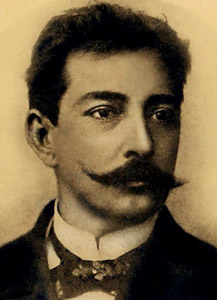
#> input picture src/art/sources/aluisio-azevedo.jpg, 217 x 300 px
$ python portraits.py
#> lines starting #> are read from the running program, lines starting #| are printed output that depends on the picture
### src/tools/art.py
#!/usr/bin/env python3
"""Draws the game's source images in src/art/*.png: 160 × 88 px (20 × 11 tiles), in the 8
digital colors of the PV-1000.

The images are made by code, with simple shapes, screens aligned to the grid and
flat areas, to use few distinct tiles. Fitting them into the ROM's tile
budget is the job of src/tools/tiles.py.

Color rule: YELLOW is reserved for ending FA1 (maos). The flames and the light in the
other screens are red and white.

Usage:  python3 src/tools/art.py [name ...]      (no names: draws them all)
"""
import math
import sys
from pathlib import Path

import numpy as np
from PIL import Image, ImageDraw

IW, IH = 160, 88
# index = PV-1000 bits: 1 red, 2 green, 4 blue
K, R, G, Y, B, M, C, W = range(8)
RGB = [(0, 0, 0), (255, 0, 0), (0, 255, 0), (255, 255, 0),
       (0, 0, 255), (255, 0, 255), (0, 255, 255), (255, 255, 255)]

_yy, _xx = np.mgrid[0:IH, 0:IW]
PATTERNS = {
    "solid": np.ones((IH, IW), bool),
    "checker": (_xx + _yy) % 2 == 0,                # 50%
    "sparse": (_xx % 2 == 0) & (_yy % 2 == 0),      # 25%
    "rare": (_xx % 4 == 0) & (_yy % 4 == 2),        # 6%
    "rows": _yy % 2 == 0,
    "cols": _xx % 2 == 0,
    "weave": ((_xx + 2 * (_yy // 2)) % 4 == 0) & (_yy % 2 == 0),  # 12%
}


class Canvas:
    def __init__(self, background=K):
        self.a = np.full((IH, IW), background, np.uint8)

    # [12 lines left out: functions _mask, paint, not called in this run]

    def rect(self, x0, y0, x1, y1, color, pattern="solid", background=None):
        self.paint(self._mask(lambda d: d.rectangle((x0, y0, x1, y1), fill=255)), color, pattern, background)

    def poly(self, pts, color, pattern="solid", background=None):
        self.paint(self._mask(lambda d: d.polygon(pts, fill=255)), color, pattern, background)

    def ellipse(self, x0, y0, x1, y1, color, pattern="solid", background=None):
        self.paint(self._mask(lambda d: d.ellipse((x0, y0, x1, y1), fill=255)), color, pattern, background)

    def ring(self, x0, y0, x1, y1, color, width=1):
        self.paint(self._mask(lambda d: d.ellipse((x0, y0, x1, y1), outline=255, width=width)), color)

    def line(self, pts, color, width=1):
        self.paint(self._mask(lambda d: d.line(pts, fill=255, width=width)), color)

    def frame(self, x0, y0, x1, y1, color, width=1):
        self.paint(self._mask(lambda d: d.rectangle((x0, y0, x1, y1), outline=255, width=width)), color)

    def px(self, x, y, color):
        if 0 <= x < IW and 0 <= y < IH:
            self.a[y, x] = color

    # [467 lines left out: functions save, flame, quarto, janela, escada, rua and 13 more, not called in this run]


def portrait(width=8, height=11, levels=(0, 0.33, 0.75, 1), colors=None, dither=True, row=0):
    """The portrait of Aluísio Azevedo, converted from the photograph in
    src/art/sources/aluisio-azevedo.jpg (source: Academia Brasileira de Letras,
    academia.org.br), in `width` x `height` tiles in the middle of the image area, starting at
    tile row `row`; the rest stays black. `levels`: brightness of each tone (0 to 1), in the
    order of `colors`. Used by autor() and by src/tools/portraits.py (the reduced versions)."""
    from PIL import ImageEnhance, ImageOps
    colors = colors or [K, R, Y, W]
    w, h = width * 8, height * 8
    photo = Image.open(Path(__file__).resolve().parent.parent / "art" / "sources" / "aluisio-azevedo.jpg")
    g = ImageOps.autocontrast(photo.convert("L"), cutoff=2).resize((w, h), Image.LANCZOS)
    g = np.array(ImageEnhance.Contrast(g).enhance(1.3), float) / 255
    levels = np.array(levels)
    bayer = np.array([[0, 2], [3, 1]]) / 4 - 0.375
    x0, y0 = (20 - width) // 2 * 8, row * 8
    t = Canvas()
    for y in range(h):
        for x in range(w):
            v = g[y, x] + (bayer[y % 2, x % 2] / (len(levels) - 1) if dither else 0)
            t.a[y0 + y, x0 + x] = colors[int(np.abs(levels - v).argmin())]
    return t


# [5 lines left out: function autor, not called in this run]


# the function names are the image IDs (src/art/<name>.png)
SCENES = {f.__name__: f for f in (quarto, janela, escada, rua, igreja, botica, laura_casa,
                                   laura, sala, maos, bonde, cais, mata, gruta, manuscrito,
                                   abertura, fim, autor)}


# [6 lines left out: function main, not called in this run]


# [2 lines that do not run on import are left out]

### src/tools/font.py
"""The game's 5×7 font, as PV-1000 tiles (imported by src/tools/tiles.py).

The same drawings as the controller test ROM (../pv-1000_control_test_rom), plus the
letters that were missing (J, K, Q, Z), punctuation and the Portuguese accented capitals.

Tile codes:
  0x20–0x5F  ASCII (capitals only), white text;
  0x02–0x0C  Portuguese accented capitals (ACCENTS): accent on 2 rows, 1 row of spacing
             and the letter shrunk to 4 rows (LOWERED), with its baseline level with the others;
             Á is 0x19;
  0x0D–0x10  Spanish: Ñ Ü ¿ ¡ (EXTRAS);
  0x11–0x17  interface (UI): separator, humanity bar, cursor, "more", heart;
  0x18       em dash (—), as wide as the tile;
  0x1A–0x1D  free.
Tile 0x01 is left out: in bank 0 it holds the interrupt vector (0x0038).
Bytes 0x1E and 0x1F also serve, in the ROM text, as "new line" and "new page"
(they are never written to the screen).
Tiles 0x02–0x5F sit together in the ROM, from 0x0040 to 0x0BFF of each bank.
"""

FONT = {
    " ": [], "-": ["", "", "", "#####"], ":": ["", "##", "##", "", "##", "##"],
    ".": ["", "", "", "", "", "##", "##"], ",": ["", "", "", "", "", " ##", " ##", "##"],
    ";": ["", "##", "##", "", "", " ##", " ##", "##"],
    "!": ["  #  ", "  #  ", "  #  ", "  #  ", "  #  ", "", "  #  "],
    "?": [" ### ", "#   #", "    #", "   # ", "  #  ", "", "  #  "],
    "/": ["    #", "    #", "   # ", "  #  ", " #   ", "#    ", "#    "],
    "'": ["  #  ", "  #  ", " #   "], '"': [" # # ", " # # "],
    "(": ["   # ", "  #  ", " #   ", " #   ", " #   ", "  #  ", "   # "],
    ")": [" #   ", "  #  ", "   # ", "   # ", "   # ", "  #  ", " #   "],
    "<": ["   # ", "  #  ", " #   ", "#    ", " #   ", "  #  ", "   # "],
    ">": [" #   ", "  #  ", "   # ", "    #", "   # ", "  #  ", " #   "],
    "0": [" ### ", "#   #", "#  ##", "# # #", "##  #", "#   #", " ### "],
    "1": ["  #  ", " ##  ", "  #  ", "  #  ", "  #  ", "  #  ", " ### "],
    "2": [" ### ", "#   #", "    #", "   # ", "  #  ", " #   ", "#####"],
    "3": ["#####", "   # ", "  #  ", "   # ", "    #", "#   #", " ### "],
    "4": ["   # ", "  ## ", " # # ", "#  # ", "#####", "   # ", "   # "],
    "5": ["#####", "#    ", "#### ", "    #", "    #", "#   #", " ### "],
    "6": ["  ## ", " #   ", "#    ", "#### ", "#   #", "#   #", " ### "],
    "7": ["#####", "    #", "   # ", "  #  ", " #   ", " #   ", " #   "],
    "8": [" ### ", "#   #", "#   #", " ### ", "#   #", "#   #", " ### "],
    "9": [" ### ", "#   #", "#   #", " ####", "    #", "   # ", " ##  "],
    "A": [" ### ", "#   #", "#   #", "#####", "#   #", "#   #", "#   #"],
    "B": ["#### ", "#   #", "#   #", "#### ", "#   #", "#   #", "#### "],
    "C": [" ### ", "#   #", "#    ", "#    ", "#    ", "#   #", " ### "],
    "D": ["#### ", "#   #", "#   #", "#   #", "#   #", "#   #", "#### "],
    "E": ["#####", "#    ", "#    ", "#### ", "#    ", "#    ", "#####"],
    "F": ["#####", "#    ", "#    ", "#### ", "#    ", "#    ", "#    "],
    "G": [" ### ", "#   #", "#    ", "# ###", "#   #", "#   #", " ####"],
    "H": ["#   #", "#   #", "#   #", "#####", "#   #", "#   #", "#   #"],
    "I": [" ### ", "  #  ", "  #  ", "  #  ", "  #  ", "  #  ", " ### "],
    "J": ["  ###", "   # ", "   # ", "   # ", "   # ", "#  # ", " ##  "],
    "K": ["#   #", "#  # ", "# #  ", "##   ", "# #  ", "#  # ", "#   #"],
    "L": ["#    ", "#    ", "#    ", "#    ", "#    ", "#    ", "#####"],
    "M": ["#   #", "## ##", "# # #", "# # #", "#   #", "#   #", "#   #"],
    "N": ["#   #", "##  #", "# # #", "#  ##", "#   #", "#   #", "#   #"],
    "O": [" ### ", "#   #", "#   #", "#   #", "#   #", "#   #", " ### "],
    "P": ["#### ", "#   #", "#   #", "#### ", "#    ", "#    ", "#    "],
    "Q": [" ### ", "#   #", "#   #", "#   #", "# # #", "#  # ", " ## #"],
    "R": ["#### ", "#   #", "#   #", "#### ", "# #  ", "#  # ", "#   #"],
    "S": [" ####", "#    ", "#    ", " ### ", "    #", "    #", "#### "],
    "T": ["#####", "  #  ", "  #  ", "  #  ", "  #  ", "  #  ", "  #  "],
    "U": ["#   #", "#   #", "#   #", "#   #", "#   #", "#   #", " ### "],
    "V": ["#   #", "#   #", "#   #", "#   #", "#   #", " # # ", "  #  "],
    "W": ["#   #", "#   #", "#   #", "# # #", "# # #", "## ##", "#   #"],
    "X": ["#   #", "#   #", " # # ", "  #  ", " # # ", "#   #", "#   #"],
    "Y": ["#   #", "#   #", " # # ", "  #  ", "  #  ", "  #  ", "  #  "],
    "Z": ["#####", "    #", "   # ", "  #  ", " #   ", "#    ", "#####"],
}

MARKS = {"´": ["    #", "   # "], "`": [" #   ", "  #  "], "^": ["  #  ", " # # "],
         "~": [" ## #", "# ## "], "¨": [" # # ", ""]}
LOWERED = {  # the accentable letters in 4 rows (leaves room for the accent)
    "A": [" ### ", "#   #", "#####", "#   #"], "E": ["#####", "#### ", "#    ", "#####"],
    "I": [" ### ", "  #  ", "  #  ", " ### "], "O": [" ### ", "#   #", "#   #", " ### "],
    "U": ["#   #", "#   #", "#   #", " ### "], "N": ["#   #", "##  #", "#  ##", "#   #"],
}
ACCENTS = {  # accented letter: (base letter, mark); code = 0x01 + position (Á: 0x19)
    "Á": ("A", "´"), "À": ("A", "`"), "Â": ("A", "^"), "Ã": ("A", "~"),
    "É": ("E", "´"), "Ê": ("E", "^"), "Í": ("I", "´"), "Ó": ("O", "´"),
    "Ô": ("O", "^"), "Õ": ("O", "~"), "Ú": ("U", "´"), "Ç": ("C", ","),
}
ACCENT_CODE = {ch: 0x01 + i for i, ch in enumerate(ACCENTS)} | {"Á": 0x19}

# Spanish: Ñ and Ü built like the accented ones; ¿ and ¡ drawn whole
EXTRAS = {"Ñ": 0x0D, "Ü": 0x0E, "¿": 0x0F, "¡": 0x10}
EXTRA_DRAWING = {
    "¿": ["  #  ", "", "  #  ", " #   ", "#    ", "#   #", " ### "],
    "¡": ["  #  ", "", "  #  ", "  #  ", "  #  ", "  #  ", "  #  "],
}

# interface: code -> (color, 8 rows of 8 columns)
K, R, G, Y, B, M, C, W = range(8)
UI = {
    0x11: (B, ["", "", "", "########"]),                                       # separator
    0x12: (W, ["", " ###### ", " ###### ", " ###### ", " ###### ", " ###### ", " ###### "]),  # full bar
    0x13: (R, ["", " ###### ", " ###### ", " ###### ", " ###### ", " ###### ", " ###### "]),  # full bar, low humanity
    0x14: (B, ["", " ###### ", " #    # ", " #    # ", " #    # ", " #    # ", " ###### "]),  # empty bar
    0x15: (Y, [" #     ", " ##    ", " ###   ", " ####  ", " ###   ", " ##    ", " #     "]),  # cursor
    0x16: (Y, ["", " ##### ", " ##### ", "  ###  ", "  ###  ", "   #   "]),            # more
    0x17: (M, ["", " ## ## ", "#######", "#######", " ##### ", "  ###  ", "   #   "]),    # heart
    0x18: (W, ["", "", "", "########"]),                                       # em dash
}
EM_DASH = 0x18
UI_CODES = {"SEPARATOR": 0x11, "BAR": 0x12, "BAR_LOW": 0x13, "BAR_EMPTY": 0x14,
            "CURSOR": 0x15, "MORE": 0x16, "HEART": 0x17}
NEW_LINE, NEW_PAGE = 0x1E, 0x1F


def rows(ch):
    """The 8 rows (5 columns) of a character, with the accented ones already built."""
    if ch in EXTRA_DRAWING:
        return EXTRA_DRAWING[ch] + [""]
    if ch == "Ñ":
        return MARKS["~"] + [""] + LOWERED["N"] + [""]
    if ch == "Ü":
        return MARKS["¨"] + [""] + LOWERED["U"] + [""]
    if ch in ACCENTS:
        base, mark = ACCENTS[ch]
        g = FONT[base]
        if mark == ",":                          # Ç: the whole letter and the cedilla below
            return g[:6] + [" ### ", "  #  "]
        # mark on rows 0–1, one blank row and the letter in 4 rows, with its baseline
        # level with the others
        return MARKS[mark] + [""] + LOWERED[base] + [""]
    g = FONT.get(ch, [])
    return g + [""] * (8 - len(g))


def pattern(ch, color=7):
    """The tile's 32 bytes: unused plane, red, green, blue (bit 7 = leftmost pixel)."""
    plane = [sum(0x40 >> i for i, c in enumerate(r.ljust(5)) if c == "#") for r in rows(ch)[:8]]
    return [0] * 8 + [b if color & 1 else 0 for b in plane] + \
        [b if color & 2 else 0 for b in plane] + [b if color & 4 else 0 for b in plane]


def ui_pattern(color, drawing):
    plane = [sum(0x80 >> i for i, c in enumerate(r.ljust(8)) if c == "#") for r in (drawing + [""] * 8)[:8]]
    return [0] * 8 + [b if color & 1 else 0 for b in plane] + \
        [b if color & 2 else 0 for b in plane] + [b if color & 4 else 0 for b in plane]


def code(ch):
    if ch in ACCENT_CODE:
        return ACCENT_CODE[ch]
    if ch in EXTRAS:
        return EXTRAS[ch]
    if ch == "—":
        return EM_DASH
    if ch in FONT:                         # only what has a drawing (the rest would come out blank)
        return ord(ch)
    raise ValueError(f"character without a tile: {ch!r}")


def encode(text):
    return [code(ch) for ch in text.upper()]


# [5 lines left out: function free_codes, not called in this run]


def tiles():
    """The patterns of tiles 0x01–0x5F, in order (the ones without a drawing are blank)."""
    by_code = {code(ch): ch for ch in list(FONT) + list(ACCENTS) + list(EXTRAS)}
    out = []
    for c in range(0x01, 0x60):
        if c in UI:
            out.append(ui_pattern(*UI[c]))
        else:
            out.append(pattern(by_code[c]) if c in by_code else [0] * 32)
    return out

### src/tools/tiles.py
#!/usr/bin/env python3
"""Converts src/art/*.png into PV-1000 tiles, within the ROM budget, and writes:

  src/rom/generated/font.asm     tiles 0x01–0x5F of the font (go in both banks)
  src/rom/generated/bank0.asm    the 128 image patterns of bank 0 (tiles 0x60–0xDF)
  src/rom/generated/bank1.asm    same, bank 1
  src/rom/generated/images.asm   gallery: image table and fixed texts
  src/rom/generated/texts.asm    gallery: captions of each image
  src/rom/generated/img_*.asm    the compressed images for the game (src/tools/image_codec.py),
                             spread over the free areas of the ROM

Budget per bank (see docs/technical.pt-BR.md): 224 patterns in ROM, of which 0x01–0x5F are
the font; that leaves 128 (0x60–0xDF) for all the images of the bank. Each image also has
its 32 PCG tiles (0xE0–0xFF), copied to RAM when it comes in.

When the distinct tiles do not fit, the converter:
  1. puts in the PCG the tiles unique to each image that stand out the most from the others;
  2. merges the remaining similar tiles (the least used becomes the closest one) until
     128 fit. The distance compares the pixel colors and also the average of each
     neighborhood, so that a dither pattern looks like the flat color it imitates.

Usage:  python3 src/tools/tiles.py
"""
import sys
from pathlib import Path

import numpy as np
from PIL import Image

sys.path.insert(0, str(Path(__file__).resolve().parent))
import image_codec  # noqa: E402
import font  # noqa: E402

ROOT = Path(__file__).resolve().parent.parent.parent
WIDTH, HEIGHT = 20, 11                # the image, in tiles
FREE_ROM = 128                        # 0x60–0xDF
FIRST_ROM = 0x60
PCG_MAX = 32
RGB = np.array([(0, 0, 0), (255, 0, 0), (0, 255, 0), (255, 255, 0),
                (0, 0, 255), (255, 0, 255), (0, 255, 255), (255, 255, 255)], float)

# gallery order (the story's) and the bank of each image: bank 0 = the room and the
# city, bank 1 = Laura and what comes after
IMAGES = [
    ("quarto", "O QUARTO", 0), ("janela", "A JANELA", 0), ("manuscrito", "O MANUSCRITO", 0),
    ("escada", "A ESCADA", 0), ("rua", "A RUA", 0), ("igreja", "A IGREJA", 0),
    ("botica", "A BOTICA", 0), ("laura_casa", "A CASA DE LAURA", 0),
    ("laura", "LAURA", 1), ("sala", "A SALA", 1), ("maos", "AS MÃOS", 1),
    ("bonde", "O BONDE", 1), ("cais", "O CAIS", 1), ("mata", "A MATA", 1),
    ("gruta", "A GRUTA", 1),
    # fixed screens: title (opening) and ending, the same one for every ending
    ("abertura", "ABERTURA", 1), ("fim", "TELA DE FIM", 1),
    ("autor", "ALUÍSIO AZEVEDO", 1),
]


def read_image(name):
    img = Image.open(ROOT / "src" / "art" / f"{name}.png")
    if img.size != (WIDTH * 8, HEIGHT * 8):
        sys.exit(f"src/art/{name}.png: {img.size}, expected {(WIDTH * 8, HEIGHT * 8)}")
    rgb = np.array(img.convert("RGB"), float)
    idx = ((rgb[..., None, :] - RGB) ** 2).sum(-1).argmin(-1)      # closest color
    return idx.astype(np.uint8)


def cut(idx):
    """The image's 220 tiles, in row order, each one 8 × 8 color indices."""
    return [idx[r * 8:r * 8 + 8, c * 8:c * 8 + 8].copy() for r in range(HEIGHT) for c in range(WIDTH)]


# [32 lines left out: functions tile_bytes, from_bytes, vectors, distances, not called in this run]


def build_bank(names, fixed):
    """Fits the images of one bank. `fixed`: {tile bytes: code} (the font).
    Returns (ROM patterns, {name: (code map, PCG patterns)}, report)."""
    unique, usage = {}, []                        # bytes → id; usage[id] = {name: count}
    positions = {}
    for name in names:
        ids = []
        for t in cut(read_image(name)):
            k = bytes(tile_bytes(t))
            if k not in unique:
                unique[k] = len(unique)
                usage.append({})
            i = unique[k]
            usage[i][name] = usage[i].get(name, 0) + 1
            ids.append(i)
        positions[name] = ids
    keys = list(unique)
    ts = [from_bytes(k) for k in keys]
    n = len(ts)
    is_fixed = np.array([k in fixed for k in keys])
    weight = np.array([sum(u.values()) for u in usage], float)

    # extra fixed targets: the font also serves as a destination for merges (the blank
    # 0x20, mainly), without spending a new pattern
    extras = [k for k in fixed if k not in unique]
    every = ts + [from_bytes(k) for k in extras]
    is_fixed = np.concatenate([is_fixed, np.ones(len(extras), bool)])
    weight = np.concatenate([weight, np.zeros(len(extras))])
    D = distances(vectors(every))
    np.fill_diagonal(D, np.inf)

    # 1. PCG: unique tiles that stand out the most, only as many as needed
    pcg = {name: [] for name in names}
    excess = int((~is_fixed[:n]).sum()) - FREE_ROM
    if excess > 0:
        isolation = D[:n].min(1) * weight[:n]
        candidates = sorted((i for i in range(n) if not is_fixed[i] and len(usage[i]) == 1),
                            key=lambda i: -isolation[i])
        for i in candidates:
            if excess <= 0:
                break
            name = next(iter(usage[i]))
            if len(pcg[name]) < PCG_MAX:
                pcg[name].append(i)
                excess -= 1
    in_pcg = {i for ids in pcg.values() for i in ids}

    # 2. merge similar ones until they fit
    active = np.array([i not in in_pcg for i in range(len(every))])
    target = list(range(len(every)))
    error = 0.0
    while int((active & ~is_fixed).sum()) > FREE_ROM:
        removable = active & ~is_fixed
        with np.errstate(invalid="ignore"):
            cost = D * weight[:, None]
        cost[~removable, :] = np.inf
        cost[:, ~active] = np.inf
        a, b = divmod(int(cost.argmin()), len(every))
        error += cost[a, b]
        target[a] = b
        weight[b] += weight[a]
        active[a] = False

    # [4 lines left out: function final, not called in this run]

    rom = [i for i in range(n) if active[i] and not is_fixed[i]]
    rom_code = {i: FIRST_ROM + k for k, i in enumerate(rom)}
    patterns = [list(keys[i]) for i in rom]
    result = {}
    for name in names:
        pcg_code = {i: 0xE0 + k for k, i in enumerate(pcg[name])}
        tilemap = []
        for i in positions[name]:
            if i in pcg_code:
                tilemap.append(pcg_code[i])
                continue
            f = final(i)
            k = bytes(tile_bytes(every[f]))
            tilemap.append(fixed[k] if k in fixed else rom_code[f])
        result[name] = (tilemap, [list(keys[i]) for i in pcg[name]])
    report = {"distinct": n, "rom": len(rom), "pcg": len(in_pcg), "merges": int((~active).sum()) - len(in_pcg)}
    return patterns, result, report


# [13 lines left out: function draw, not called in this run]


def db(values, per_line=16):
    return ["    db " + ",".join(f"0x{v:02X}" for v in values[i:i + per_line])
            for i in range(0, len(values), per_line)]


# [73 lines left out: function main, not called in this run]


# free areas of the game ROM for the image data (the rest goes in the main area, 0x4000+)
AREAS = [("img_1c00", 0x1C00, 0x2000), ("img_3c00", 0x3C00, 0x4000)]


# [45 lines left out: function game_images, not called in this run]

# [2 lines that do not run on import are left out]

### src/tools/portraits.py
#!/usr/bin/env python3
"""Test ROM with the author's portrait in several versions (the current one and reduced ones), to
pick one that uses less space: build/portraits.bin.

Uses the gallery program (src/rom/gallery.asm): Fire 1 (or →) moves forward, Fire 2 (or ←)
moves back. Below each version is shown how much it would cost INSIDE THE GAME: the count is
done on the real bank 1, with its other images, swapping only the portrait.

The files go to build/portraits/generated/ (the game and the gallery are not touched).

Usage:  python3 src/tools/portraits.py      (or: make portraits)
"""
import subprocess
import sys
from pathlib import Path

import numpy as np

sys.path.insert(0, str(Path(__file__).resolve().parent))
import art  # noqa: E402
import image_codec  # noqa: E402
import font  # noqa: E402
import tiles  # noqa: E402
from art import B, K, R, W, Y  # noqa: E402

ROOT = Path(__file__).resolve().parent.parent.parent
OUTPUT = ROOT / "build" / "portraits" / "generated"
SEPIA4 = dict(levels=(0, 0.33, 0.75, 1), colors=[K, R, Y, W])
VERSIONS = [  # (name on screen, parameters of art.portrait)
    ("ATUAL", dict(**SEPIA4)),
    ("SÉPIA SEM PONTILHADO", dict(**SEPIA4, dither=False)),
    ("SÉPIA EM 3 TONS", dict(levels=(0, 0.45, 1), colors=[K, R, Y])),
    ("3 TONS COM BRANCO", dict(levels=(0, 0.45, 1), colors=[K, R, W])),
    ("PRETO E BRANCO", dict(levels=(0, 1), colors=[K, W])),
    ("PRETO E BRANCO LISO", dict(levels=(0, 1), colors=[K, W], dither=False)),
    ("MENOR (6 X 8)", dict(**SEPIA4, width=6, height=8, row=1)),
    ("MENOR SEM PONTILHADO", dict(**SEPIA4, width=6, height=8, row=1, dither=False)),
    ("MENOR PRETO E BRANCO", dict(levels=(0, 1), colors=[K, W], width=6, height=8, row=1)),
]


def font_fixed():
    f = {}
    for c, b in sorted(enumerate(font.tiles(), start=1), key=lambda cb: (cb[0] < 0x20, cb[0])):
        f.setdefault(bytes(b), c)
    return f


def main():
    fixed = font_fixed()
    drawings = {f"v{i}": art.portrait(**p).a for i, (_, p) in enumerate(VERSIONS)}
#> in portrait, photo is the input picture: PIL image 217x300 RGB; mean R, G, B 114.5, 96.3, 66.2
#> in portrait, `g = ImageOps.autocontrast(photo.convert("L"), cutoff=2).resize((w, h),..`:
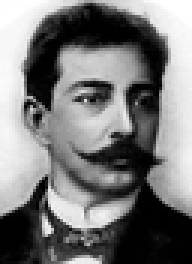
#> g: PIL image 64x88 L (shown 3 times larger); min 0, max 255, mean 121.2
#> in portrait, `g = np.array(ImageEnhance.Contrast(g).enhance(1.3), float) / 255`:
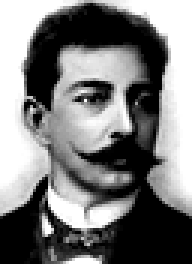
#> g: shape (88, 64) float64 (shown 3 times larger); min 0, max 1, mean 0.488
#> after the loop in portrait, `for y in range(h):`:
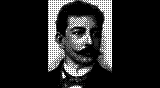
#> t.a: shape (88, 160); min 0, max 7, mean 1.03; drawn with min black and max white
#> call 2 of portrait, with width = 8, height = 11, levels = (0, 0.33, 0.75, 1), dither = False, row = 0
#> after the loop in portrait (call 2), `for y in range(h):`:
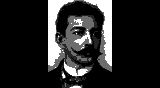
#> t.a: shape (88, 160); min 0, max 7, mean 1.1; drawn with min black and max white
#> (the rest of the program and of its run is left out)
